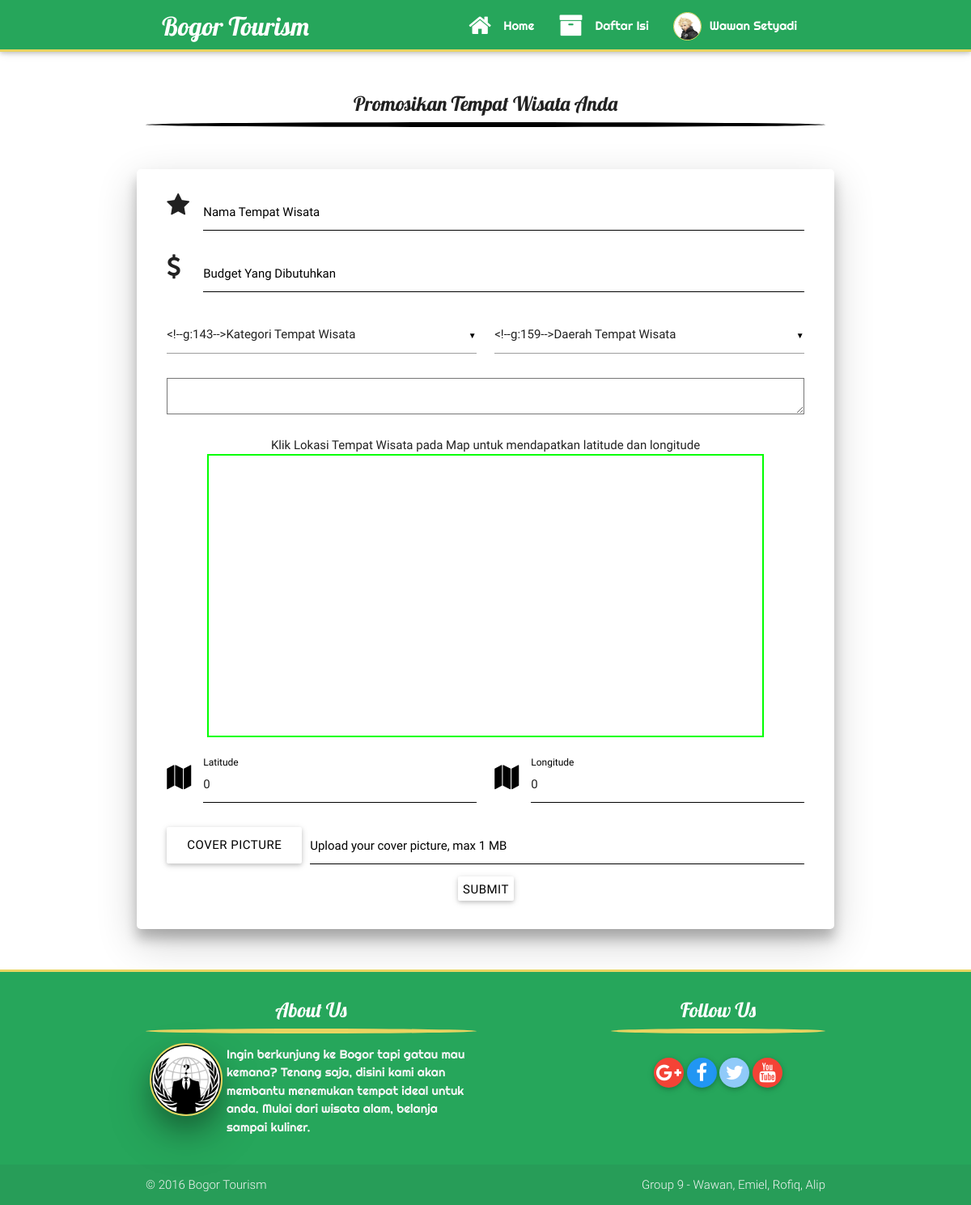
/bogortourism/promote.php (signed in), run on the app's committed database.
### tables this page shows
CREATE TABLE IF NOT EXISTS `member` (
  `id_member` int(11) NOT NULL AUTO_INCREMENT,
  `name_member` varchar(50) NOT NULL,
  `email_member` varchar(50) NOT NULL,
  `pass_member` varchar(50) NOT NULL,
  `date_member` varchar(25) NOT NULL,
  `phone_member` varchar(15) NOT NULL,
  `address_member` text NOT NULL,
  `photo_member` text NOT NULL,
  PRIMARY KEY (`id_member`),
  UNIQUE KEY `email_member` (`email_member`)
);

### bogortourism/promote.php (the view, shortened to what this page needs)
<!DOCTYPE html>
<?php
	include 'modul/connect.php';
	require 'header.php';
	if($_SESSION['status'] == "user"){
	    $id = $_SESSION['id'];
		$query = mysqli_query($conn, "SELECT * FROM member WHERE id_member = '$id'");
		$result = mysqli_fetch_array($query);
	}
?>
</head>
<body>
	<div class="navbar-fixed">
		<nav>
			<div class="nav-wrapper">
				<a href="#!" class="brand-logo lobster">Bogor Tourism</a>
				<ul class="right hide-on-med-and-down righteous">
					<li><a href="index.php"><i class="fa fa-home fa-2x left"></i>Home</a></li>
					<li><a href="archive.php"><i class="fa fa-archive fa-2x left"></i>Daftar Isi</a></li>
					<li><a class="dropdown-button" href="#" data-activates='dropdown1'><img src="<?php echo $result['photo_member']?>" class="circle left navimg"><?php echo $result['name_member']?></a></li>
				</ul>
			</div>
		</nav>
	</div>
	<div class="promoteme">
		<div class="container">
			<h5 class="center lobster">Promosikan Tempat Wisata Anda</h5><hr class="garisitem"><br><br>
			<div class="row formpost z-depth-3">
				<form class ="col s12" name="poster" action="modul/uploadpost.php" method="POST" enctype="multipart/form-data">
					<div class="input-field col s12">
						<i class="fa fa-star prefix"></i>
						<input type="text" name="judulpost" id="judulpost" required>
						<label class="item" for="judulpost">Nama Tempat Wisata</label>
					</div>
					<div class="input-field col s12">
						<i class="fa fa-dollar prefix"></i>
						<input type="number" name="budgetpost" id="budgetpost" required>
						<label class="item" for="budgetpost">Budget Yang Dibutuhkan</label>
					</div>
					<div class="input-field col s6">
					</div>
					<div class="input-field col s6">
					</div>
					<div class="input-field col s12" style="margin-bottom: 20px;">
						<textarea id="isiartikel" name="isipost"></textarea>
					</div>
					<center style="margin: 20px 0px;">
						Klik Lokasi Tempat Wisata pada Map untuk mendapatkan latitude dan longitude
						<div id="map" style="width:85%; height:350px; border:2px solid #00ff00;"></div>
					</center>
					<div class="input-field col s6">
						<i class="fa fa-map prefix"></i>
						<input type="text" name="lat" id="lat" value="0">
						<label class="item" for="latpost">Latitude</label>
					</div>
					<div class="input-field col s6">
						<i class="fa fa-map prefix"></i>
						<input type="text" name="long" id="long" value="0">
						<label class="item" for="long">Longitude</label>
					</div>
					<div class="col s12">
						<div class="file-field input-field">
							<div class="btn" style="padding-left:25px; padding-right:25px;">
								<span>Cover Picture</span>
							</div>
							<div class="file-path-wrapper">
								<input class="file-path validate" type="text" placeholder="Upload your cover picture, max 1 MB">
							</div>
						</div>
					</div>
					<div class="row center">
						<button class="btn waves-effect waves-teal" type="submit">Submit</button>
					</div>
				</form>
			</div>
		</div>
	</div>
<?php
	require 'footer.php';
?>

### bogortourism/css/style.css (style rules this page uses)
.item { color: #000; }
.lobster { font-family: 'Lobster', cursive; }
.righteous { font-family: 'Righteous', cursive; }
.garisitem { border: 3px solid #000; border-radius: 50%; }
.navimg { margin: 15px 10px 10px 0px; width: 35px; height: 35px; border: 1px solid #e9d460; }
.daftarisi, .promoteme, .profil { margin-top: 50px; margin-bottom: 50px; }
.formpost { padding: 15px; border-radius: 5px; }

### data on the page
member: photo_member (picture), name_member "Wawan Setyadi"
